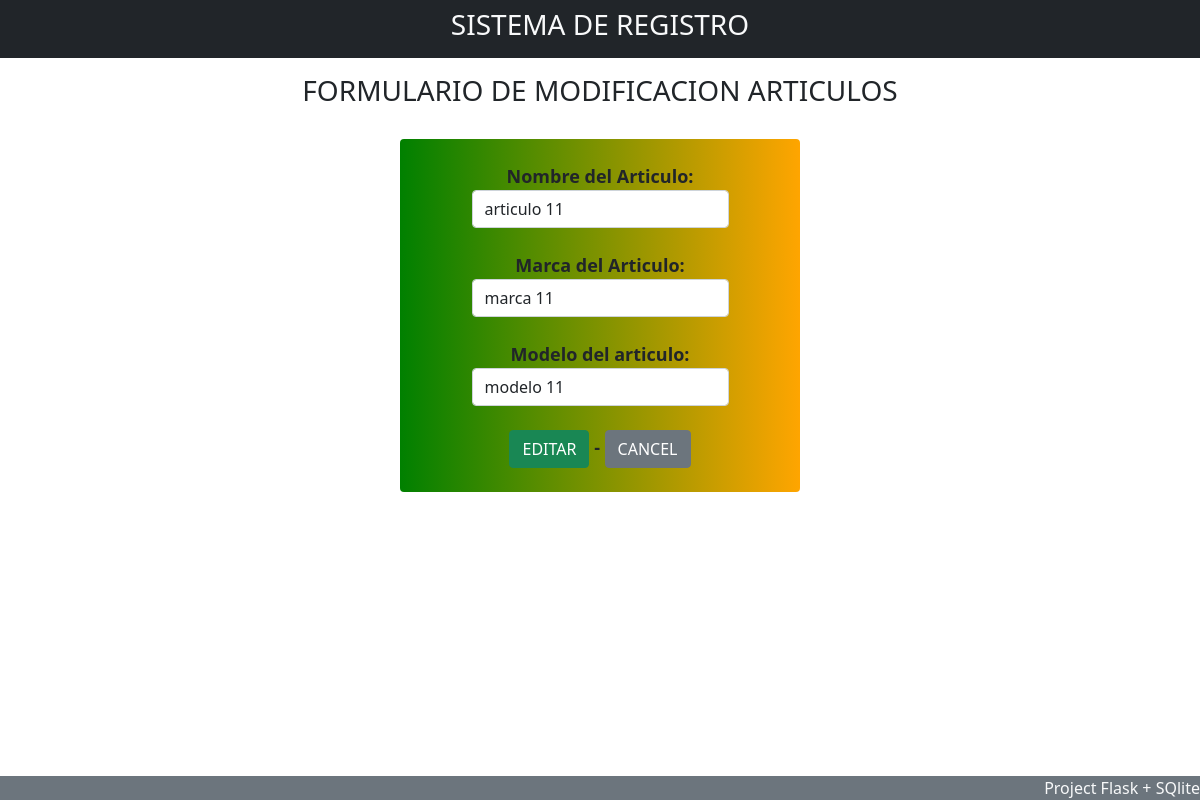
Page /edit/33 on the committed database.
### tables this page shows
CREATE TABLE articulos (id integer primary key autoincrement, nombre varchar(50), marca varchar(50), modelo varchar(50));

### app.py (the view, shortened to what this page needs)
@app.route("/edit/<id>", methods=['GET' , 'POST'])
def editPage(id):
    data=readId(id)
    print(f" tipo: {type(data)}: {data}")
    return render_template("update.html", data=data)

### app.py (called while the page is built)
def conectar():
    try:
        con=sqlite3.connect("./flaskSqliteProyecto/DDBB.sqlite") #, check_same_thread=False
        return con
    except Exception:
        print(Exception)

def readId(id):
    con=conectar()
    cursor=con.cursor()
    cursor.execute(f"select * from articulos where id={id}")
    data = cursor.fetchall()
    return data[0]
    con.close()

### templates/update.html (shortened to what this page needs)
{% extends 'base.html' %}
{% block content %}
<div class="container">
    <div>
        <h3 class="text-center m-2 p-2">FORMULARIO DE MODIFICACION ARTICULOS</h3>
    </div>
    <form id="form" action="" class="form bg-success mt-4 p-4 rounded" method="POST">
        <div class="form-group mb-3">
            <label class="form-label" for="nombre">Nombre del Articulo:
                <input id="nombre" value="{{data[1]}}" name="nombre" class="form-control" type="text">
            </label>
        </div>
        <div class="form-group mb-3">
            <label class="form-label" for="marca">Marca del Articulo:
                <input id="marca" value="{{data[2]}}" name="marca" class="form-control" type="text">
            </label>
        </div>
        <div class="form-group mb-3">
            <label class="form-label" for="modelo">Modelo del articulo:
                <input id="modelo" value="{{data[3]}}" name="modelo" class="form-control" type="text">
            </label>
        </div>
        <div>
            <button id="boton" class="btn btn-success"> EDITAR    </button> -
            <a class="btn btn-secondary" href="/">CANCEL</a>
        </div>
    </form>
</div>
{% endblock content %}

### templates/update.html (style rules this page uses)
.form { position: relative; width: 400px; margin: auto; text-align: center; background: linear-gradient(90deg, green, orange); font-size: 18px; font-weight: 600; }

### rows in the picture
articulos: nombre "articulo 11", marca "marca 11", modelo "modelo 11"
